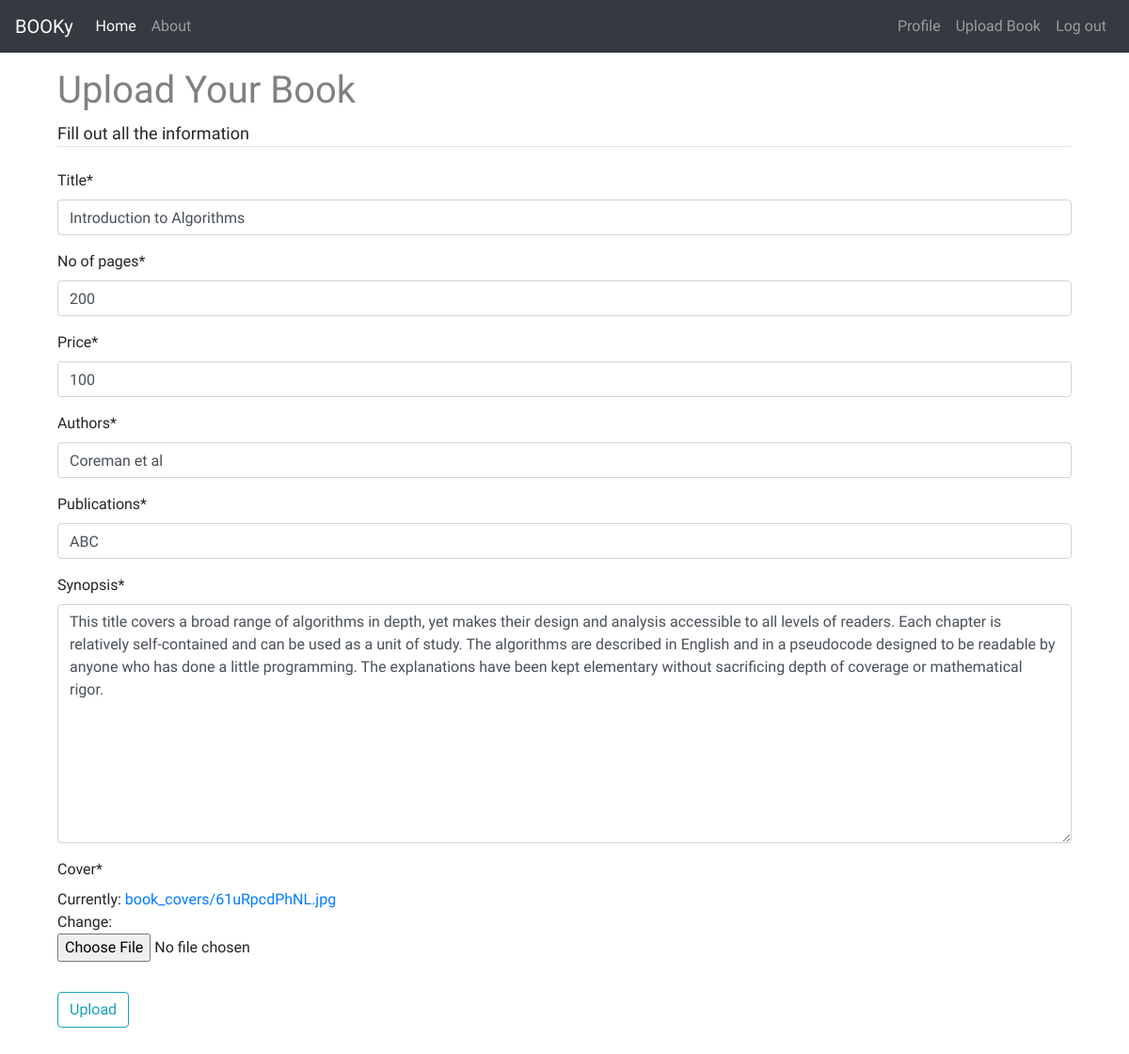
Screenshot of /22/update/ (signed in) with the database file from the repository.
### main/models.py (models this page shows, shortened)
class Book(models.Model):
    uploader = models.ForeignKey(User, on_delete=models.CASCADE, default="")
    title = models.CharField(default="", max_length=40)
    genre = models.ForeignKey(Genre, on_delete=models.CASCADE, related_name='Genre', null=True)
    cover = models.ImageField(upload_to='book_covers')
    no_of_pages = models.IntegerField()
    price = models.IntegerField()
    authors = models.CharField(default="", max_length=25)
    publications = models.CharField(default="", max_length=20)
    synopsis = models.TextField(default="")
    upload_date = models.DateTimeField(default=timezone.now)
    class Meta:
        ordering = ['-upload_date']

### main/views.py (the view, shortened to what this page needs)
# urls.py: path('<int:pk>/update/', BookUpdateView.as_view(), name='book-update'),
class BookUpdateView(LoginRequiredMixin, UserPassesTestMixin, UpdateView):
    model = Book
    template_name = 'main/upload_book.html'
    fields = ['title', 'no_of_pages', 'price', 'authors', 'publications', 'synopsis', 'cover']
    def test_func(self):
        Book = self.get_object()
        if self.request.user == Book.uploader:
            return True
        return False

### main/templates/main/upload_book.html (shortened to what this page needs)
{% extends "main/base.html" %}
{% load crispy_forms_tags %}
{% load static %}
{% block css_link %}
<link rel="stylesheet" href="{% static 'users/main.css' %}">
{% endblock %}
{% block content %}
<div class="container p-3">
    <div class="heading"><h1>Upload Your Book</h1></div>
<div class="content-section">
    <form method="POST" enctype="multipart/form-data">
        <fieldset class="form-group">
            <legend class="border-bottom mb-4", style="font-size: 18px;">Fill out all the information</legend>
            {{ form|crispy }}
        </fieldset>
        <div class="form-group">
            <button class="btn btn-outline-info" type="submit">Upload</button>
        </div>
    </form>
</div>
</div>
{% endblock content %}

### users/static/users/main.css (style rules this page uses)
.heading { color: grey ; }
body,html { height: 100%; }

### rows the page displays
Book: title "Introduction to Algorithms", no_of_pages "200", price "100", authors "Coreman et al", publications "ABC", synopsis "This title covers a broad range of algorithms in depth, yet makes their design and analysis accessible to all levels of readers. Each chapter is relatively self-contained and can be used as a unit of study. The algorithms are described in English and in a pseudocode designed to be readable by anyone who has done a little programming. The explanations have been kept elementary without sacrificing depth of coverage or mathematical rigor."
